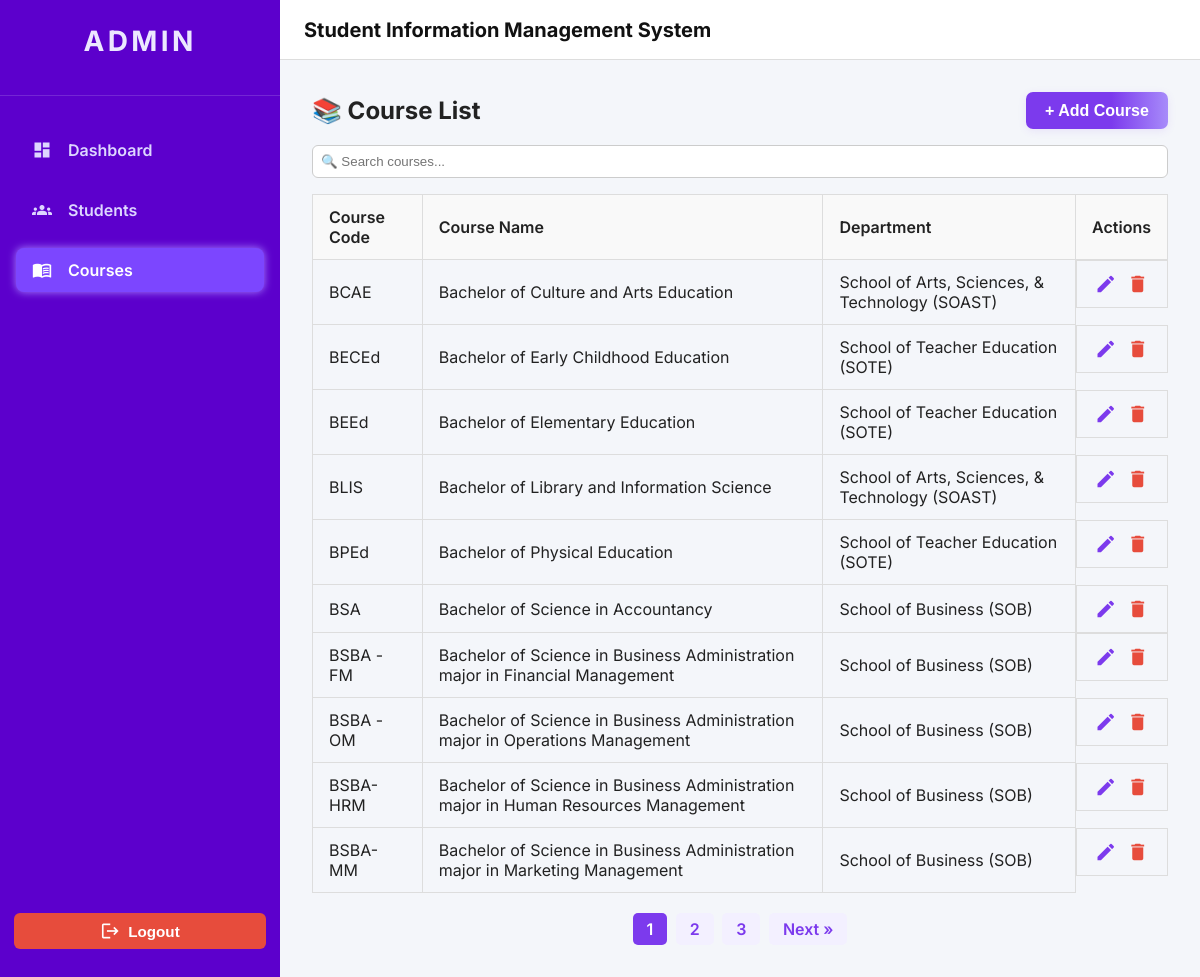
/courses.php, run on the app's committed database.
### tables this page shows
CREATE TABLE `courses` (
  `course_code` varchar(20) NOT NULL,
  `course_name` varchar(100) NOT NULL,
  `department` varchar(100) NOT NULL
);

### courses.php (the view, shortened to what this page needs)
<?php
$conn = new mysqli("localhost", "root", "", "sims - casil");
$limit = 10;
$page = isset($_GET['page']) && is_numeric($_GET['page']) ? (int)$_GET['page'] : 1;
$offset = ($page - 1) * $limit;
$query = "SELECT * FROM courses";
$query .= " ORDER BY course_code ASC LIMIT $limit OFFSET $offset";
$courses = $conn->query($query);
$count_query = "SELECT COUNT(*) as total FROM courses";
$count_result = $conn->query($count_query);
$total_courses = $count_result->fetch_assoc()['total'];
$total_pages = ceil($total_courses / $limit);
?>
<!DOCTYPE html>
<html lang="en">
<head>
  <link href="https://cdnjs.cloudflare.com/ajax/libs/font-awesome/6.5.0/css/all.min.css" rel="stylesheet" />
    <link rel="stylesheet" href="css/courses.css" />
  <link rel="stylesheet" href="css/sidebar.css" />
  <link rel="stylesheet" href="css/header.css" />
</head>
<body>
  <div class="app-container">
    <?php include 'sidebar.php'; ?>
    <?php include 'header.php'; ?>
    <main class="main-content">
      <div class="card-header">
        <h2>📚 Course List</h2>
        <button type="button" class="btn-violet" onclick="showModal('addModal')">+ Add Course</button>
      </div>
      <input type="text" id="liveSearch" placeholder="🔍 Search courses..." style="margin-bottom: 1rem; padding: 8px; border: 1px solid #ccc; border-radius: 6px; width: 100%;" onkeyup="filterCourses()" />
      <div class="table-responsive">
        <table class="table">
          <thead>
            <tr>
              <th>Course Code</th>
              <th>Course Name</th>
              <th>Department</th>
              <th>Actions</th>
            </tr>
          </thead>
          <tbody id="courseTable">
            <?php while ($row = $courses->fetch_assoc()): ?>
              <tr>
                <td><?= htmlspecialchars($row['course_code']) ?></td>
                <td><?= htmlspecialchars($row['course_name']) ?></td>
                <td><?= htmlspecialchars($row['department']) ?></td>
                <td class="actions" style="display:flex; align-items:center; justify-content:center; gap:10px; height:100%;">
  <a href="#" class="material-icons"
     style="color:#7c3aed; font-size:22px; display:flex; align-items:center; justify-content:center;"
     onclick='openEditModal(<?= json_encode($row) ?>)'>edit</a>
  <a href="#" class="material-icons"
     style="color:#e74c3c; font-size:22px; display:flex; align-items:center; justify-content:center;"
     onclick='openDeleteModal("<?= $row["course_code"] ?>")'>delete</a>
</td>
              </tr>
            <?php endwhile; ?>
          </tbody>
        </table>
      </div>
<?php if ($total_pages > 1): ?>
  <div class="pagination" style="margin:20px 0; text-align:center;">
    <?php for ($i = 1; $i <= $total_pages; $i++): ?>
      <a href="?page=<?= $i ?>" class="page-link<?= $i == $page ? ' active' : '' ?>"><?= $i ?></a>
    <?php endfor; ?>
    <?php if ($page < $total_pages): ?>
      <a href="?page=<?= $page+1 ?>" class="page-link">Next &raquo;</a>
    <?php endif; ?>
  </div>
<?php endif; ?>
    </main>
  </div>
</body>
</html>

### sidebar.php
<?php
$current_page = basename($_SERVER['PHP_SELF']);
?>
<aside class="sidebar" id="sidebar" aria-label="Main navigation">
  <div class="sidebar-header">
    <h1>ADMIN</h1>
  </div>
  <nav class="sidebar-nav" role="navigation">
    <a href="dashboard.php" class="<?= $current_page === 'dashboard.php' ? 'active' : '' ?>">
      <span class="material-icons">dashboard</span>
      <span>Dashboard</span>
    </a>
    <a href="students.php" class="<?= $current_page === 'students.php' ? 'active' : '' ?>">
      <span class="material-icons">groups</span>
      <span>Students</span>
    </a>
    <a href="courses.php" class="<?= $current_page === 'courses.php' ? 'active' : '' ?>">
      <span class="material-icons">menu_book</span>
      <span>Courses</span>
    </a>
  </nav>
  <form method="post" action="logout.php" style="margin-top: auto;">
    <button type="submit" class="btn logout-btn">
      <span class="material-icons">logout</span>
      <span>Logout</span>
    </button>
  </form>
</aside>

### header.php (shortened to what this page needs)
<header class="app-header" role="banner">
  <div class="header-left">
    <h2>Student Information Management System</h2>
  </div>
</header>

### css/courses.css (style rules this page uses)
.main-content { grid-area: main; padding: 2rem; }
.table-responsive { overflow-x: auto; }
.table { width: 100%; border-collapse: collapse; }
.table th, .table td { padding: 0.75rem 1rem; border: 1px solid #ddd; text-align: left; }
.table th { background-color: #f9f9f9; font-weight: 600; }
.table td.actions { white-space: nowrap; }
.btn { padding: 8px 12px; background: #3498db; color: white; text-decoration: none; border-radius: 4px; transition: background 0.2s; }

### css/sidebar.css (style rules this page uses)
*, *::before, *::after { box-sizing: border-box; }
body, h1, h2, h3, h4, h5, h6, p, ul, ol, li, figure, figcaption, blockquote, dl, dd { margin: 0; padding: 0; }
body { font-family: 'Inter', sans-serif; background-color: #f4f6fa; color: #222; min-height: 100vh; display: flex; flex-direction: column; overflow-x: hidden; }
a { text-decoration: none; color: inherit; }
.app-container { display: grid; grid-template-columns: 280px 1fr; grid-template-rows: 60px 1fr; grid-template-areas: "sidebar header" "sidebar main"; min-height: 100vh; transition: grid-template-columns 0.3s ease; }
.sidebar { grid-area: sidebar; background: #5c00cc; display: flex; flex-direction: column; padding: 1.5rem 0 2rem; color: #fff; position: fixed; top: 0; bottom: 0; width: 280px; z-index: 1000; transition: transform 0.3s ease; will-change: transform; }
.sidebar-header { text-align: center; padding: 0 1rem 2rem; border-bottom: 1px solid rgba(255 255 255 / 0.15); }
.sidebar-header h1 { font-size: 1.75rem; letter-spacing: 0.12em; font-weight: 700; color: #ece7ff; margin-bottom: 0.3rem; user-select: none; }
.sidebar-nav { margin-top: 2rem; display: flex; flex-direction: column; gap: 1rem; padding: 0 1rem; }
.sidebar-nav a { display: flex; align-items: center; gap: 1rem; font-weight: 600; font-size: 1rem; padding: 0.75rem 1rem; border-radius: 8px; color: #ddd6ff; transition: background-color 0.3s ease, color 0.3s ease; }
.sidebar-nav a.active, .sidebar-nav a:hover { background-color: #7c46ff; color: white; box-shadow: 0 0 8px #a584ff; }
.material-icons { font-size: 20px; user-select: none; }
.logout-btn { display: flex; align-items: center; justify-content: center; gap: 0.5rem; background-color: #e74c3c; color: #fff; font-weight: 600; font-size: 1rem; padding: 10px 20px; border: none; border-radius: 8px; cursor: pointer; width: 90%; margin: 1rem auto; transition: background 0.3s; }
.logout-btn .material-icons { font-size: 20px; }

### css/header.css (style rules this page uses)
header.app-header { grid-area: header; background: white; display: flex; align-items: center; justify-content: space-between; padding: 0 1.5rem; border-bottom: 1px solid #ddd; position: sticky; top: 0; z-index: 900; height: 60px; }
.header-left { display: flex; align-items: center; gap: 1.5rem; }
.header-left h2 { font-weight: 700; font-size: 1.25rem; user-select: none; color: #111; }

### courses.php (style rules this page uses)
.card-header { display: flex; justify-content: space-between; align-items: center; margin-bottom: 1rem; }
.btn { padding: 8px 16px; border: none; border-radius: 6px; font-weight: 600; font-size: 0.95rem; cursor: pointer; transition: background 0.2s ease-in-out; }
.page-link { display: inline-block; padding: 6px 14px; margin: 0 2px; border-radius: 5px; background: #f3f0ff; color: #7c3aed; text-decoration: none; font-weight: 600; transition: background 0.2s; }
.page-link.active, .page-link:hover { background: #7c3aed; color: #fff; }
.btn-violet { background: linear-gradient(90deg, #7c3aed 60%, #a78bfa 100%) !important; color: #fff !important; border: none !important; border-radius: 7px !important; font-weight: 600; font-size: 1rem; cursor: pointer; transition: background 0.2s, box-shadow 0.2s; box-shadow: 0 2px 8px rgba(124, 58, 237, 0.10); padding: 0.6rem 1.2rem; display: inline-block; }

### data on the page
courses: course_code "BCAE", course_name "Bachelor of Culture and Arts Education", department "School of Arts, Sciences, & Technology (SOAST)"
courses: course_code "BECEd", course_name "Bachelor of Early Childhood Education", department "School of Teacher Education (SOTE)"
courses: course_code "BEEd", course_name "Bachelor of Elementary Education", department "School of Teacher Education (SOTE)"
courses: course_code "BLIS", course_name "Bachelor of Library and Information Science", department "School of Arts, Sciences, & Technology (SOAST)"
courses: course_code "BPEd", course_name "Bachelor of Physical Education", department "School of Teacher Education (SOTE)"
courses: course_code "BSA", course_name "Bachelor of Science in Accountancy", department "School of Business (SOB)"
courses: course_code "BSBA - FM", course_name "Bachelor of Science in Business Administration major in Financial Management", department "School of Business (SOB)"
courses: course_code "BSBA - OM", course_name "Bachelor of Science in Business Administration major in Operations Management", department "School of Business (SOB)"
courses: course_code "BSBA-HRM", course_name "Bachelor of Science in Business Administration major in Human Resources Management", department "School of Business (SOB)"
courses: course_code "BSBA-MM", course_name "Bachelor of Science in Business Administration major in Marketing Management", department "School of Business (SOB)"
